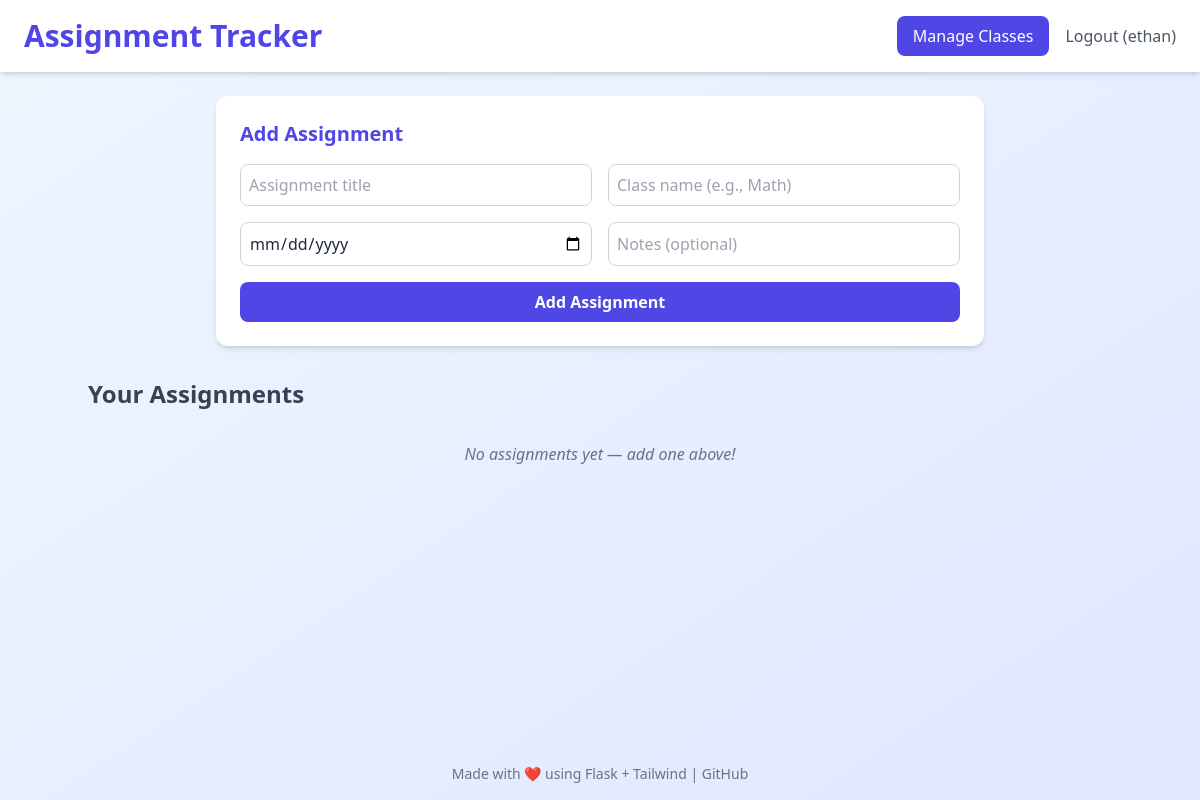
Page / (signed in) on the earlier database version.
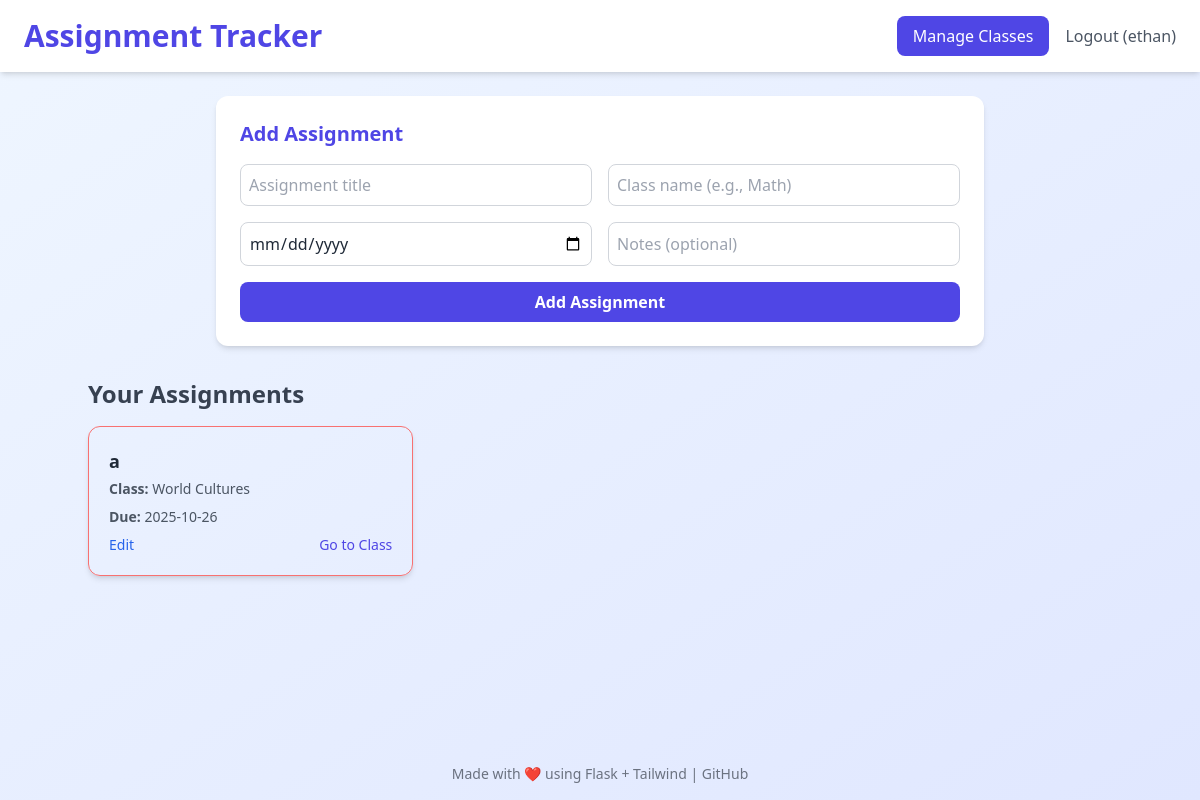
Same page on the later database version.
### tables this page shows
CREATE TABLE assignments (
                id INTEGER PRIMARY KEY AUTOINCREMENT,
                user_id INTEGER,
                title TEXT NOT NULL,
                cl TEXT NOT NULL,
                due_date TEXT NOT NULL,
                notes TEXT,
                FOREIGN KEY(user_id) REFERENCES users(id)
            );

### app.py (the view)
@app.route("/")
def index():
    if "user_id" not in session:
        return redirect(url_for("login"))
    conn = get_connection()
    c = conn.cursor()
    try:
        if IS_POSTGRES:
            c.execute("SELECT * FROM assignments WHERE user_id = %s ORDER BY due_date ASC", (session["user_id"],))
        else:
            c.execute("SELECT * FROM assignments WHERE user_id = ? ORDER BY due_date ASC", (session["user_id"],))
        rows = c.fetchall()
    finally:
        conn.close()
    today = datetime.now().date()
    annotated = []
    for r in rows:
        row = dict(r) if IS_POSTGRES else dict(r)  # both support dict() for consistent access
        try:
            due_date = datetime.strptime(row["due_date"], "%Y-%m-%d").date()
        except Exception:
            continue
        days_left = (due_date - today).days
        annotated.append({
            **row,
            "is_past_due": days_left < 0,
            "is_due_today": days_left == 0,
            "is_due_tomorrow": days_left == 1
        })
    return render_template("index.html", assignments=annotated)

### app.py (called while the page is built)
def get_connection():
    if IS_POSTGRES:
        return psycopg2.connect(DATABASE_URL, cursor_factory=RealDictCursor)
    conn = sqlite3.connect("assignments.db")
    conn.row_factory = sqlite3.Row
    return conn

### templates/index.html (shortened to what this page needs)
<!DOCTYPE html>
<html lang="en">
<head>
  <script src="https://cdn.tailwindcss.com"></script>
</head>
<body class="bg-gradient-to-br from-blue-50 to-indigo-100 min-h-screen font-sans text-gray-800 flex flex-col">
  <header class="bg-white shadow-md py-4 px-6 flex justify-between items-center">
    <h1 class="text-3xl font-bold text-indigo-600">Assignment Tracker</h1>
    {% if session.get("username") %}
    <div class="flex items-center gap-4">
      <a href="{{ url_for('manage_classes') }}"
        class="bg-indigo-600 text-white px-4 py-2 rounded-lg font-medium hover:bg-indigo-700 transition">
        Manage Classes
      </a>
      <a href="{{ url_for('logout') }}"
        class="text-gray-600 hover:text-indigo-600 font-medium">
        Logout ({{ session['username'] }})
      </a>
    </div>
    {% endif %}
  </header>
  <main class="flex-1 p-6">
    <section class="bg-white rounded-xl shadow-md p-6 mb-8 max-w-3xl mx-auto">
      <h2 class="text-xl font-semibold text-indigo-600 mb-4">Add Assignment</h2>
      <form action="{{ url_for('add') }}" method="POST" class="grid md:grid-cols-2 gap-4">
        <input type="text" name="title" placeholder="Assignment title" required class="border border-gray-300 rounded-lg p-2 focus:ring focus:ring-indigo-200">
        <input type="text" name="class" placeholder="Class name (e.g., Math)" required class="border border-gray-300 rounded-lg p-2 focus:ring focus:ring-indigo-200">
        <input type="date" name="due_date" required class="border border-gray-300 rounded-lg p-2 focus:ring focus:ring-indigo-200">
        <input type="text" name="notes" placeholder="Notes (optional)" class="border border-gray-300 rounded-lg p-2 focus:ring focus:ring-indigo-200">
        <button type="submit" class="col-span-2 bg-indigo-600 text-white font-semibold py-2 rounded-lg hover:bg-indigo-700 transition">
          Add Assignment
        </button>
      </form>
    </section>
    <section class="max-w-5xl mx-auto">
      <h2 class="text-2xl font-semibold text-gray-700 mb-4">Your Assignments</h2>
      {% if assignments %}
        <div class="grid md:grid-cols-2 lg:grid-cols-3 gap-6">
          {% for a in assignments %}
          <div class="rounded-xl shadow-md overflow-hidden border
            {% if a.is_past_due %} flash-red border-red-400
            {% elif a.is_due_today %} flash-yellow border-yellow-400
            {% else %} border-gray-200 bg-white {% endif %}
          ">
            <div class="p-5">
              <h3 class="text-lg font-semibold text-gray-800 mb-1">{{ a.title }}</h3>
              <p class="text-sm text-gray-600 mb-2"><strong>Class:</strong> {{ a.cl }}</p>
              <p class="text-sm text-gray-600 mb-2"><strong>Due:</strong> {{ a.due_date }}</p>
              <div class="flex justify-between items-center">
                <a href="{{ url_for('edit', id=a.id) }}" class="text-blue-600 font-medium hover:underline text-sm">Edit</a>
                <a href="{{ url_for('redirect_by_class', id=a.id) }}" target="_blank" class="text-indigo-600 font-medium hover:underline text-sm">Go to Class</a>
              </div>
            </div>
          </div>
          {% endfor %}
        </div>
      {% else %}
        <p class="text-center text-gray-500 italic mt-8">No assignments yet — add one above!</p>
      {% endif %}
    </section>
  </main>
  <footer class="text-center text-sm text-gray-500 py-4 mt-auto">
    Made with ❤️ using Flask + Tailwind | <a href="https://github.com" class="hover:underline">GitHub</a>
  </footer>
</body>
</html>

Differences in the rows shown:
added assignments: title "a", cl "World Cultures", due_date "2025-10-26"
Other differences:
text no longer shown: "No assignments yet — add one above!"
